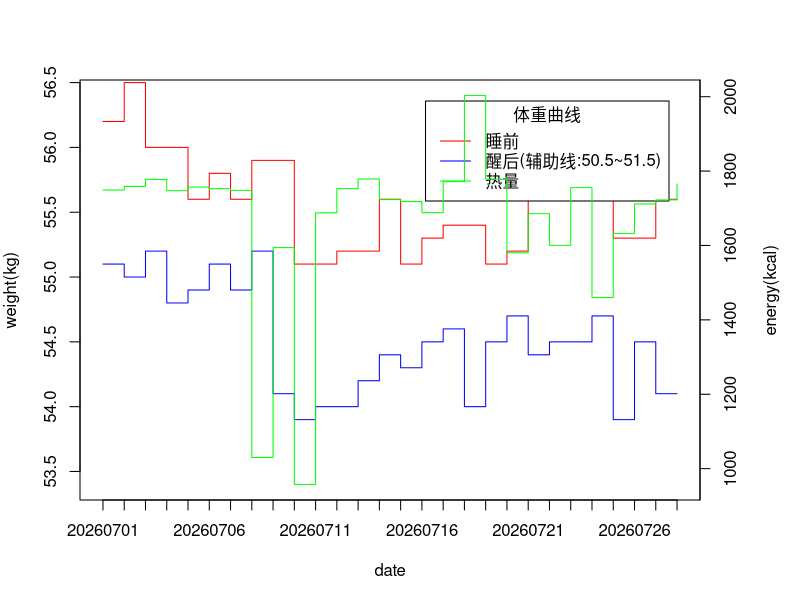

Write the R code that produced this figure.
date <- c("20260701","20260702","20260703","20260704","20260705","20260706","20260707","20260708","20260709","20260710","20260711","20260712","20260713","20260714","20260715","20260716","20260717","20260718","20260719","20260720","20260721","20260722","20260723","20260724","20260725","20260726","20260727","20260728")
weight1 <- c(56.2,56.5,56,56,55.6,55.8,55.6,55.9,55.9,55.1,55.1,55.2,55.2,55.6,55.1,55.3,55.4,55.4,55.1,55.2,56.1,56,55.6,55.8,55.3,55.3,55.6,55.6)
weight2 <- c(55.1,55,55.2,54.8,54.9,55.1,54.9,55.2,54.1,53.9,54,54,54.2,54.4,54.3,54.5,54.6,54,54.5,54.7,54.4,54.5,54.5,54.7,53.9,54.5,54.1,54.1)
energy <- c(1749.106,1758.825,1777.631,1747.290,1757.065,1752.761,1748.171,1029.998,1594.277,957.520,1687.662,1752.849,1778.706,1723.268,1717.948,1688.194,1771.758,2003.052,1777.912,1580.330,1685.420,1600.294,1755.533,1459.843,1632.549,1711.702,1722.417,1765.389)
opar <- par(mar = c(5,4,4,5))
plot(c(1:28),weight1,type="s",col="red",xaxt="n",xlab = "date",ylab = "weight(kg)",ylim=range(53.4:57))
lines(c(1:28),weight2,type="s",col="blue")
legend("topright",inset=.05,title="体重曲线",c("睡前","醒后(辅助线:50.5~51.5)","热量"),lty=c(1,1,1),col=c("red","blue","green"))
abline(h = 51.5,col="blue",lty = 3)
abline(h = 50.5,col="blue",lty = 3)
axis(1, c(1:28),date)
par(new = TRUE)
plot(c(1:28), energy,type="s", pch = "+", col = "green", axes = FALSE, xlab = "", ylab = "")
axis(side = 4, at = pretty(range(energy)))
mtext("energy(kcal)", side = 4, line = 3)
